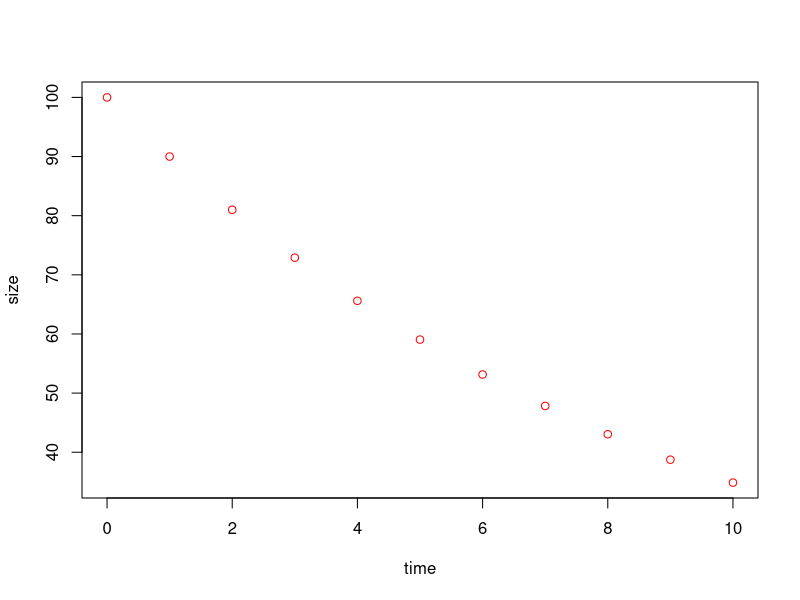

The R script that drew this image:
r <- 0.90
NN = 100
ttMAX = 10
popu <- rep(NA, 11)
popu[1] <- NN
for(tt in 1:ttMAX){
  popu[tt + 1] = popu[tt] * r;
  cat("The population size of year", tt, popu[tt + 1], "\n");
}
print(popu)
plot(0:10, popu, xlab = "time", ylab = "size", col = 'red')